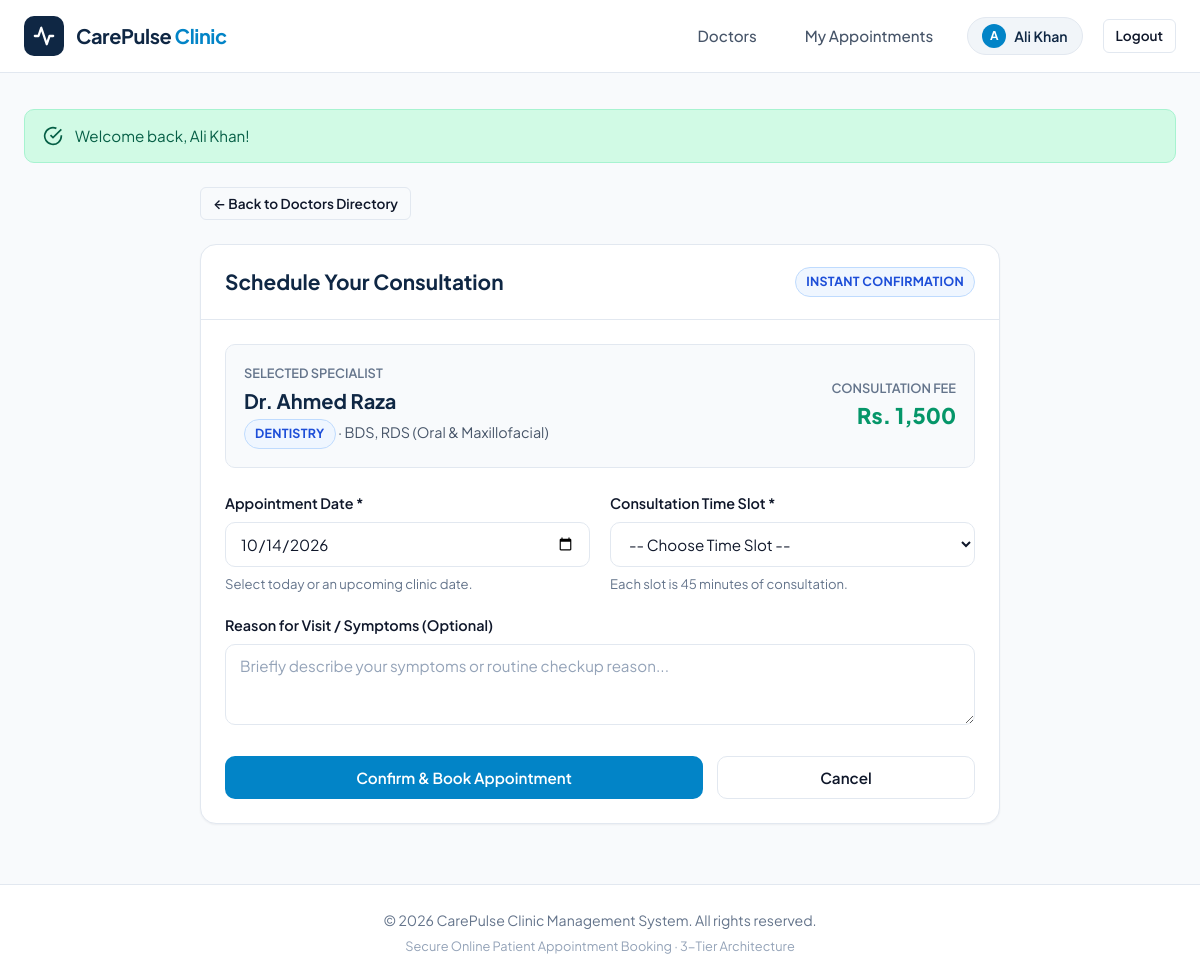
Screenshot of /book.php?doctor_id=2 (signed in) with the database file from the repository.
### tables this page shows
CREATE TABLE IF NOT EXISTS `doctors` (
    `id` INT AUTO_INCREMENT PRIMARY KEY,
    `user_id` INT NOT NULL UNIQUE,
    `specialty_id` INT NOT NULL,
    `qualification` VARCHAR(150) NOT NULL,
    `experience_years` INT NOT NULL,
    `fee` DECIMAL(10,2) NOT NULL,
    CONSTRAINT `fk_doctors_user` FOREIGN KEY (`user_id`) REFERENCES `users` (`id`) ON DELETE CASCADE,
    CONSTRAINT `fk_doctors_specialty` FOREIGN KEY (`specialty_id`) REFERENCES `specialties` (`id`) ON DELETE RESTRICT
);

CREATE TABLE IF NOT EXISTS `users` (
    `id` INT AUTO_INCREMENT PRIMARY KEY,
    `full_name` VARCHAR(100) NOT NULL,
    `email` VARCHAR(150) NOT NULL UNIQUE,
    `password` VARCHAR(255) NOT NULL,
    `phone` VARCHAR(20) NOT NULL,
    `role` ENUM('patient', 'doctor', 'admin') NOT NULL DEFAULT 'patient',
    `created_at` TIMESTAMP DEFAULT CURRENT_TIMESTAMP
);

CREATE TABLE IF NOT EXISTS `specialties` (
    `id` INT AUTO_INCREMENT PRIMARY KEY,
    `name` VARCHAR(100) NOT NULL UNIQUE
);

### config/db.php (called while the page is built, shortened)
<?php
function e($value) {
    return htmlspecialchars((string)$value, ENT_QUOTES, 'UTF-8');
}

### book.php (the view, shortened to what this page needs)
<?php
require_once __DIR__ . '/config/db.php';
$selected_doctor_id = isset($_REQUEST['doctor_id']) ? (int)$_REQUEST['doctor_id'] : 0;
$selected_doctor = null;
if ($selected_doctor_id > 0) {
    $doc_stmt = $pdo->prepare("
        SELECT
            d.id AS doctor_id,
            u.full_name AS doctor_name,
            s.name AS specialty_name,
            d.qualification,
            d.experience_years,
            d.fee
        FROM doctors d
        INNER JOIN users u ON d.user_id = u.id
        INNER JOIN specialties s ON d.specialty_id = s.id
        WHERE d.id = ?
        LIMIT 1
    ");
    $doc_stmt->execute([$selected_doctor_id]);
    $selected_doctor = $doc_stmt->fetch();
}
$appointment_date = $_POST['appointment_date'] ?? date('Y-m-d');
$reason           = trim($_POST['reason'] ?? '');
require_once __DIR__ . '/includes/header.php';
?>
<div style="max-width: 800px; margin: 0 auto;">
    <div style="margin-bottom: 24px;">
        <a href="index.php" class="btn btn-outline btn-sm" id="btn-back-doctors">
            &larr; Back to Doctors Directory
        </a>
    </div>
    <div class="card">
        <div class="card-header">
            <h2 style="font-size: 1.3rem; font-weight: 700; color: var(--primary);">Schedule Your Consultation</h2>
            <span class="badge badge-specialty">Instant Confirmation</span>
        </div>
        <div class="card-body">
            <?php if ($selected_doctor): ?>
                <div style="background-color: #f8fafc; border: 1px solid var(--border); border-radius: var(--radius-md); padding: 18px; margin-bottom: 24px; display: flex; justify-content: space-between; align-items: center; flex-wrap: wrap; gap: 16px;">
                    <div>
                        <div style="font-size: 0.8rem; text-transform: uppercase; color: var(--text-muted); font-weight: 600;">Selected Specialist</div>
                        <h3 style="font-size: 1.25rem; font-weight: 700; color: var(--primary); margin: 2px 0;"><?php echo e($selected_doctor['doctor_name']); ?></h3>
                        <div style="color: var(--text-secondary); font-size: 0.9rem;">
                            <span class="badge badge-specialty"><?php echo e($selected_doctor['specialty_name']); ?></span> &middot; <?php echo e($selected_doctor['qualification']); ?>
                        </div>
                    </div>
                    <div style="text-align: right;">
                        <div style="font-size: 0.8rem; text-transform: uppercase; color: var(--text-muted); font-weight: 600;">Consultation Fee</div>
                        <div style="font-size: 1.35rem; font-weight: 800; color: var(--success);">
                            Rs. <?php echo number_format($selected_doctor['fee'], 0); ?>
                        </div>
                    </div>
                </div>
            <?php endif; ?>
            <form action="book.php" method="POST" id="appointment-booking-form">
                <div style="display: grid; grid-template-columns: repeat(auto-fit, minmax(240px, 1fr)); gap: 20px;">
                    <div class="form-group">
                        <label class="form-label" for="appointment_date">Appointment Date *</label>
                        <input
                            type="date"
                            name="appointment_date"
                            id="appointment_date"
                            class="form-control"
                            min="<?php echo date('Y-m-d'); ?>"
                            value="<?php echo e($appointment_date); ?>"
                            required
                        >
                        <div class="form-text">Select today or an upcoming clinic date.</div>
                    </div>
                    <div class="form-group">
                        <label class="form-label" for="appointment_time">Consultation Time Slot *</label>
                        <select name="appointment_time" id="appointment_time" class="form-select" required>
                            <option value="">-- Choose Time Slot --</option>
                        </select>
                        <div class="form-text">Each slot is 45 minutes of consultation.</div>
                    </div>
                </div>
                <div class="form-group">
                    <label class="form-label" for="reason">Reason for Visit / Symptoms (Optional)</label>
                    <textarea
                        name="reason"
                        id="reason"
                        class="form-control"
                        rows="3"
                        placeholder="Briefly describe your symptoms or routine checkup reason..."
                    ><?php echo e($reason); ?></textarea>
                </div>
                <div style="display: flex; gap: 14px; margin-top: 24px;">
                    <button type="submit" class="btn btn-primary" id="btn-confirm-booking" style="flex: 2;">
                        Confirm & Book Appointment
                    </button>
                    <a href="index.php" class="btn btn-outline" style="flex: 1; text-align: center;">
                        Cancel
                    </a>
                </div>
            </form>
        </div>
    </div>
</div>
<?php require_once __DIR__ . '/includes/footer.php'; ?>

### assets/css/style.css (style rules this page uses)
:root { --primary: #0f2744; --primary-light: #1e3a5f; --primary-dark: #091a2e; --accent: #0284c7; --accent-hover: #0369a1; --accent-light: #e0f2fe; --success: #059669; --success-light: #d1fae5; --warning: #d97706; --warning-light: #fef3c7; --danger: #dc2626; --danger-light: #fee2e2; --bg-page: #f8fafc; --bg-card: #ffffff; --border: #e2e8f0; --border-focus: #0284c7; --text-primary: #0f172a; --text-secondary: #475569; --text-muted: #64748b; --radius-sm: 6px; --radius-md: 10px; --radius-lg: 16px; --radius-full: 9999px; --shadow-sm: 0 1px 2px 0 rgba(15, 23, 42, 0.05); --shadow-md: 0 4px 6px -1px rgba(15, 23, 42, 0.07), 0 2px 4px -2px rgba(15, 23, 42, 0.05); --shadow-lg: 0 10px 15px -3px rgba(15, 23, 42, 0.08), 0 4px 6px -4px rgba(15, 23, 42, 0.04); --transition: all 0.2s cubic-bezier(0.4, 0, 0.2, 1); }
*, *::before, *::after { box-sizing: border-box; margin: 0; padding: 0; }
body { font-family: 'Plus Jakarta Sans', -apple-system, BlinkMacSystemFont, "Segoe UI", Roboto, sans-serif; background-color: var(--bg-page); color: var(--text-primary); line-height: 1.6; min-height: 100vh; display: flex; flex-direction: column; -webkit-font-smoothing: antialiased; }
.btn { display: inline-flex; align-items: center; justify-content: center; gap: 8px; padding: 10px 18px; font-size: 0.95rem; font-weight: 600; border-radius: var(--radius-md); cursor: pointer; text-decoration: none; border: 1px solid transparent; transition: var(--transition); font-family: inherit; line-height: 1.4; }
.btn-primary { background-color: var(--accent); color: #ffffff; }
.btn-outline { background-color: transparent; border-color: var(--border); color: var(--text-primary); }
.btn-sm { padding: 6px 12px; font-size: 0.85rem; border-radius: var(--radius-sm); }
.card { background: var(--bg-card); border: 1px solid var(--border); border-radius: var(--radius-lg); box-shadow: var(--shadow-sm); overflow: hidden; transition: var(--transition); }
.card-header { padding: 20px 24px; border-bottom: 1px solid var(--border); display: flex; justify-content: space-between; align-items: center; }
.card-body { padding: 24px; }
.form-group { margin-bottom: 20px; }
.form-label { display: block; margin-bottom: 7px; font-size: 0.9rem; font-weight: 600; color: var(--text-primary); }
.form-control, .form-select { width: 100%; padding: 11px 14px; font-size: 0.95rem; font-family: inherit; border: 1.5px solid var(--border); border-radius: var(--radius-md); background-color: #ffffff; color: var(--text-primary); transition: var(--transition); outline: none; }
.form-control::placeholder { color: #94a3b8; }
.form-text { font-size: 0.82rem; color: var(--text-muted); margin-top: 6px; }
.badge { display: inline-flex; align-items: center; padding: 4px 10px; border-radius: var(--radius-full); font-size: 0.78rem; font-weight: 700; letter-spacing: 0.02em; text-transform: uppercase; }
.badge-specialty { background-color: #eff6ff; color: #1d4ed8; border: 1px solid #bfdbfe; }

### rows the page displays
doctors: user.full_name "Dr. Ahmed Raza", specialty.name "DENTISTRY", qualification "BDS, RDS (Oral & Maxillofacial)", fee "1,500"

### other values shown
substr($user['name'], 0, 1) "A"
$user['name'] "Ali Khan"
$success_msg "Welcome back, Ali Khan!"
